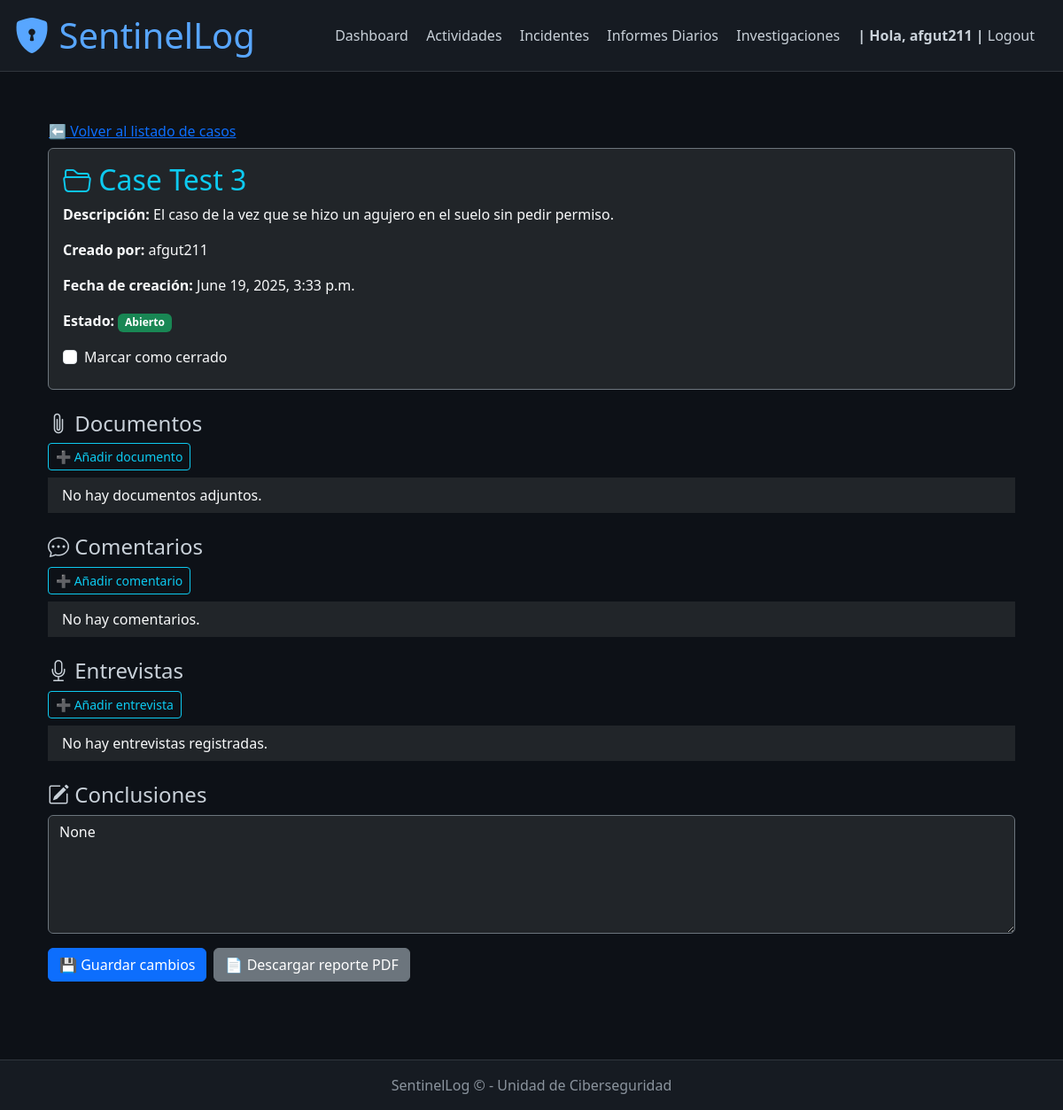
/investigations/case/3/ (signed in), run on the app's committed database.
### investigations/models.py (models this page shows, shortened)
class InvestigationCase(models.Model):
    title = models.CharField(max_length=200)
    description = models.TextField()
    created_by = models.ForeignKey(User, on_delete=models.SET_NULL, null=True)
    created_at = models.DateTimeField(auto_now_add=True)
    is_closed = models.BooleanField(default=False)
    conclusiones = models.TextField(blank=True, null=True)
    pdf_last_saved = models.DateTimeField(blank=True, null=True)

### investigations/views.py (the view)
# urls.py: path('case/<int:case_id>/', views.case_detail, name='case_detail'),
def case_detail(request, case_id):
    case = get_object_or_404(InvestigationCase, id=case_id)
    documents = case.documents.all()
    comments = case.comments.all()
    interviews = case.interviews.all()
    return render(request, 'investigations/case_detail.html', {
        'case': case,
        'documents': documents,
        'comments': comments,
        'interviews': interviews
    })

### investigations/templates/investigations/case_detail.html (shortened to what this page needs)
{% extends 'base.html' %}
{% block content %}
<a href="{% url 'investigations_index' %}" class="btn btn-link mt-3">
            ⬅ Volver al listado de casos
        </a>
<div class="container">
    <div class="card bg-dark text-light border-secondary mb-4">
        <div class="card-body">
            <h2 class="card-title text-info"><i class="bi bi-folder2-open"></i> {{ case.title }}</h2>
            <p><strong>Descripción:</strong> {{ case.description }}</p>
            <p><strong>Creado por:</strong> {{ case.created_by }}</p>
            <p><strong>Fecha de creación:</strong> {{ case.created_at }}</p>
            <p><strong>Estado:</strong>
                {% if case.is_closed %}
                    <span class="badge bg-danger">Cerrado</span>
                {% else %}
                    <span class="badge bg-success">Abierto</span>
                {% endif %}
            </p>
            <form action="{% url 'toggle_case_status' case.id %}" method="post" class="mb-2">
                <div class="form-check">
                    <input class="form-check-input" type="checkbox" name="is_closed" id="isClosedCheck" value="1" {% if case.is_closed %}checked{% endif %} onchange="this.form.submit()">
                    <label class="form-check-label" for="isClosedCheck">
                        Marcar como cerrado
                    </label>
                </div>
            </form>
        </div>
    </div>
    <div class="mb-4">
        <h4><i class="bi bi-paperclip"></i> Documentos</h4>
        <a href="{% url 'add_document' case.id %}" class="btn btn-outline-info btn-sm mb-2">➕ Añadir documento</a>
        <ul class="list-group list-group-flush">
            {% for document in documents %}
                <li class="list-group-item bg-dark text-light">
                    <a href="{{ document.file.url }}" target="_blank" class="text-info">
                        {{ document.description|default:"Documento sin descripción" }}
                    </a>
                    <small class="d-block">Subido por: {{ document.uploaded_by }} el {{ document.uploaded_at|date:"d/m/Y H:i" }}</small>
                </li>
            {% empty %}
                <li class="list-group-item bg-dark text-light">No hay documentos adjuntos.</li>
            {% endfor %}
        </ul>
    </div>
    <div class="mb-4">
        <h4><i class="bi bi-chat-dots"></i> Comentarios</h4>
        <a href="{% url 'add_comment' case.id %}" class="btn btn-outline-info btn-sm mb-2">➕ Añadir comentario</a>
        <ul class="list-group list-group-flush">
            {% for comment in comments %}
                <li class="list-group-item bg-dark text-light">
                    <strong>{{ comment.author }}</strong> <small>({{ comment.created_at|date:"d/m/Y H:i" }})</small><br>
                    {{ comment.comment }}
                </li>
            {% empty %}
                <li class="list-group-item bg-dark text-light">No hay comentarios.</li>
            {% endfor %}
        </ul>
    </div>
    <div class="mb-4">
        <h4><i class="bi bi-mic"></i> Entrevistas</h4>
        <a href="{% url 'add_interview' case.id %}" class="btn btn-outline-info btn-sm mb-2">➕ Añadir entrevista</a>
        <ul class="list-group list-group-flush">
            {% for interview in interviews %}
                <li class="list-group-item bg-dark text-light">
                    <strong>{{ interview.person_name }}</strong> ({{ interview.role }}) - {{ interview.date|date:"d/m/Y" }}<br>
                    {{ interview.summary }}<br>
                    <em>Conducida por: {{ interview.conducted_by }}</em>
                </li>
            {% empty %}
                <li class="list-group-item bg-dark text-light">No hay entrevistas registradas.</li>
            {% endfor %}
        </ul>
    </div>
    <div class="mb-4">
        <h4><i class="bi bi-pencil-square"></i> Conclusiones</h4>
        <form action="{% url 'save_pdf_report' case.id %}" method="post">
            <textarea name="conclusiones" rows="5" class="form-control bg-dark text-light border-secondary" placeholder="Escribe aquí las conclusiones del caso...">{{ case.conclusiones }}</textarea>
            <div class="mt-3 d-flex gap-2">
                <form action="{% url 'save_pdf_report' case.id %}" method="post">
                    <button type="submit" class="btn btn-primary">
                        💾 Guardar cambios
                    </button>
                </form>
                <form action="{% url 'generate_pdf_report' case.id %}" method="get" target="_blank">
                    <button type="submit" class="btn btn-secondary">
                        📄 Descargar reporte PDF
                    </button>
                </form>
            </div>
        </form>
    </div>
</div>
{% endblock %}

### templates/base.html (shortened to what this page needs)
<!DOCTYPE html>
<html lang="es">
<head>
    <link href="https://cdn.jsdelivr.net/npm/bootstrap@5.3.3/dist/css/bootstrap.min.css" rel="stylesheet">
    <link href="https://cdn.jsdelivr.net/npm/bootstrap-icons@1.10.5/font/bootstrap-icons.css" rel="stylesheet">
    <link href="https://cdnjs.cloudflare.com/ajax/libs/toastr.js/latest/toastr.min.css" rel="stylesheet"/>
</head>
<body>
    <header class="d-flex flex-column flex-md-row align-items-center justify-content-between">
        <h1><i class="bi bi-shield-lock-fill"></i> SentinelLog</h1>
        <nav class="mt-3 mt-md-0">
            <a href="/dashboard/">Dashboard</a>
            <a href="/daily_activity/">Actividades</a>
            <a href="/incident_management/">Incidentes</a>
            <a href="/daily_reports/">Informes Diarios</a>
            <a href="/investigations/">Investigaciones</a>
            {% if user.is_authenticated %}
            <span><b>| Hola, {{ user }} |</b></span>
            <a href="{% url 'account_logout' %}">Logout</a>
            {% else %}
                <a href="/accounts/login/">Login</a>
            {% endif %}
        </nav>
    </header>
    <main class="container">
        {% block content %}{% endblock %}
    </main>
    <footer>
        SentinelLog © {{ now|date:"Y" }} - Unidad de Ciberseguridad
    </footer>
</body>
</html>

### templates/base.html (style rules this page uses)
body { background-color: #0d1117; color: #c9d1d9; }
header { background-color: #161b22; padding: 1rem; border-bottom: 1px solid #30363d; }
header h1 { color: #58a6ff; margin: 0; }
nav a { color: #c9d1d9; margin-right: 1rem; text-decoration: none; }
main { padding: 2rem; }
footer { background-color: #161b22; color: #8b949e; text-align: center; padding: 1rem; border-top: 1px solid #30363d; margin-top: 2rem; }

### data on the page
InvestigationCase: title "Case Test 3", description "El caso de la vez que se hizo un agujero en el suelo sin pedir permiso.", created_by "afgut211", created_at "June 19, 2025, 3:33 p.m.", conclusiones "None"

### other printed values
{{ user }} "afgut211"
